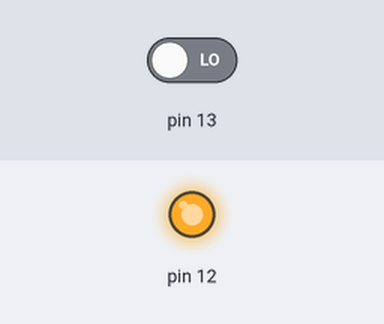
This sketch was run on a simulated Arduino Uno, built with avr-gcc and run on an emulated ATmega328P. On the bench: output pins drawn as LEDs (lit = HIGH). The test bench sets the inputs (shaded band); at power-on: pin 13 LOW. What the sketch prints to the serial monitor is not drawn.

Above: at 0.1 s.
Timing chart, 0 to 1.6 s (numbered marks = the images above):
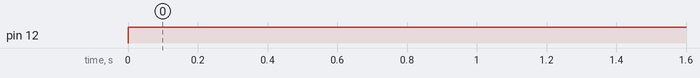

The sketch:

ultrasonico01.ino
```cpp
long distancia;
long tiempo;
void setup(){
  Serial.begin(9600);
  pinMode(12, OUTPUT); /*activación del pin 9 como salida: para el pulso ultrasónico*/
  pinMode(13, INPUT); /*activación del pin 8 como entrada: tiempo del rebote del ultrasonido*/
}

void loop(){
  digitalWrite(12,LOW); /* Por cuestión de estabilización del sensor*/
  delayMicroseconds(5);
  digitalWrite(12, HIGH); /* envío del pulso ultrasónico*/
  delayMicroseconds(10);
  tiempo=pulseIn(13, HIGH); /* Función para medir la longitud del pulso entrante. Mide el tiempo que transcurrido entre el envío
  del pulso ultrasónico y cuando el sensor recibe el rebote, es decir: desde que el pin 12 empieza a recibir el rebote, HIGH, hasta que
  deja de hacerlo, LOW, la longitud del pulso entrante*/
  distancia= int(0.017*tiempo); /*fórmula para calcular la distancia obteniendo un valor entero*/
  /*Monitorización en centímetros por el monitor serial*/
  Serial.print(tiempo);
  Serial.print("s ");
  Serial.print(distancia);
  Serial.println(" cm");
  delay(100);
}
```

Measured:
- by itself, pin 12: LOW → HIGH at 0.00 s
